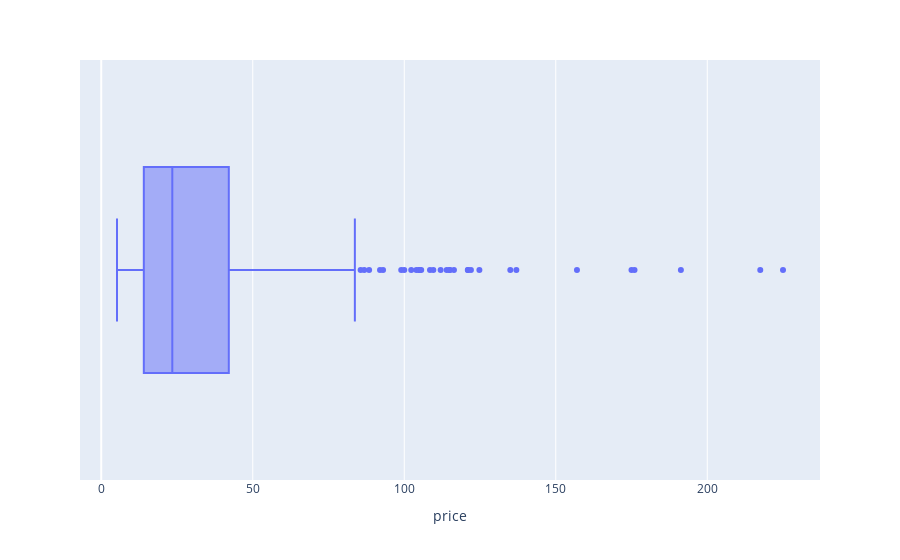

Notebook source saved alongside this figure:
### Code cell
#Autre méthode avec plotly express
fig = px.box(df_merge, x='price')
fig.show()

### Figure 1 — Plotly figure (JSON) as saved in the notebook; plotly's stock layout.template omitted (floating-point values rounded to 4 significant figures; data arrays with more than 128 entries replaced by an {"elided": "..."} marker saying what was removed)
{"data": [{"alignmentgroup": "True", "hovertemplate": "price=%{x}<extra></extra>", "legendgroup": "", "marker": {"color": "#636efa"}, "name": "", "notched": false, "offsetgroup": "", "orientation": "h", "showlegend": false, "type": "box", "x": {"elided": "714 float values"}, "x0": " ", "xaxis": "x", "y0": " ", "yaxis": "y"}], "layout": {"boxmode": "group", "legend": {"tracegroupgap": 0}, "margin": {"t": 60}, "xaxis": {"anchor": "y", "domain": [0, 1], "title": {"text": "price"}}, "yaxis": {"anchor": "x", "domain": [0, 1]}}}
